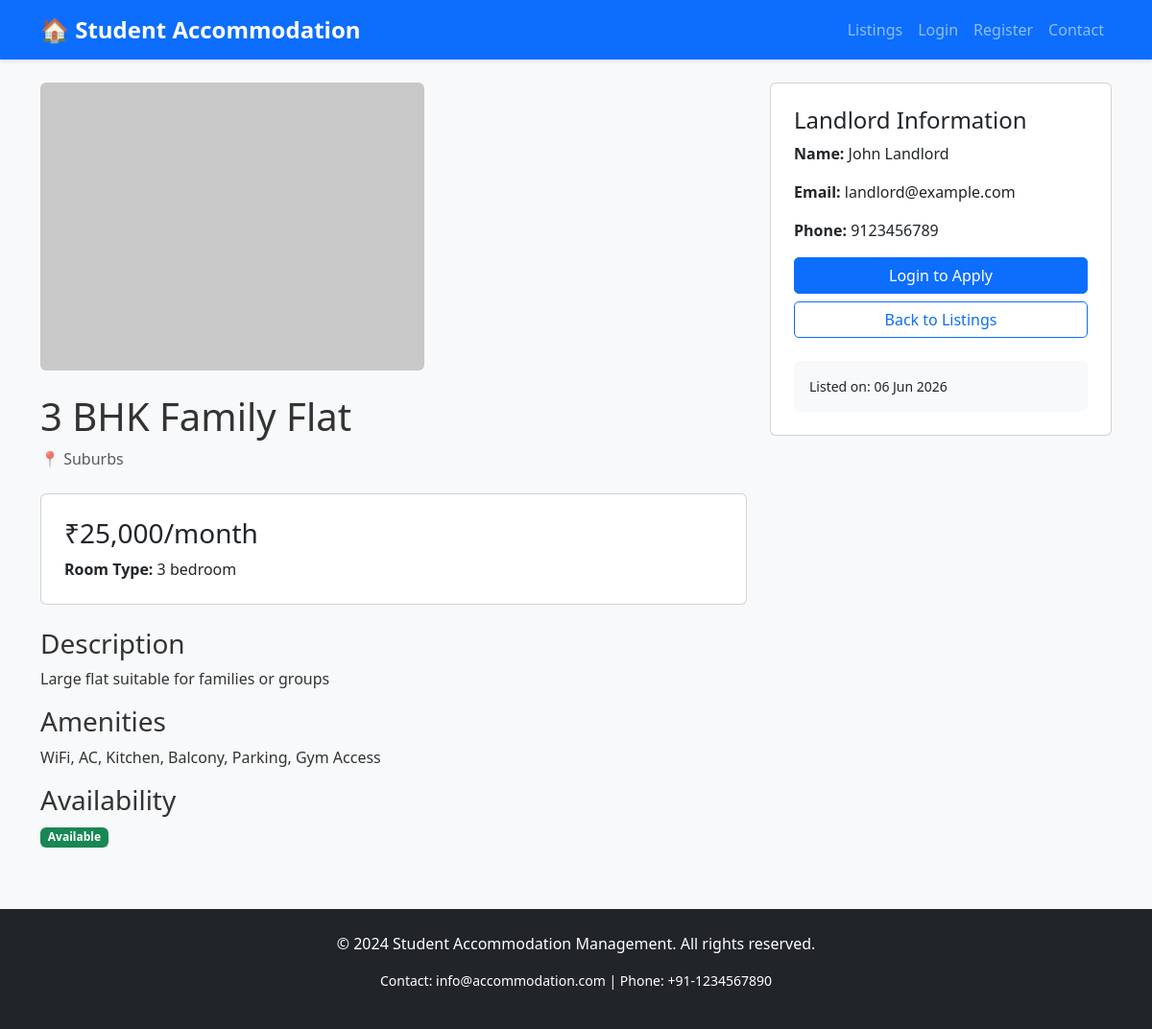
The app's page /property_details.php?id=3 with its own data.
### tables this page shows
CREATE TABLE properties (
    id INT PRIMARY KEY AUTO_INCREMENT,
    landlord_id INT NOT NULL,
    title VARCHAR(200) NOT NULL,
    description TEXT,
    location VARCHAR(200) NOT NULL,
    price INT NOT NULL,
    room_type VARCHAR(50) NOT NULL,
    status ENUM('available', 'occupied', 'unavailable') DEFAULT 'available',
    amenities TEXT,
    created_at TIMESTAMP DEFAULT CURRENT_TIMESTAMP,
    updated_at TIMESTAMP DEFAULT CURRENT_TIMESTAMP ON UPDATE CURRENT_TIMESTAMP,
    FOREIGN KEY (landlord_id) REFERENCES users(id) ON DELETE CASCADE
);

CREATE TABLE users (
    id INT PRIMARY KEY AUTO_INCREMENT,
    full_name VARCHAR(100) NOT NULL,
    email VARCHAR(100) UNIQUE NOT NULL,
    password VARCHAR(255) NOT NULL,
    role ENUM('student', 'landlord', 'admin') NOT NULL,
    phone VARCHAR(15),
    created_at TIMESTAMP DEFAULT CURRENT_TIMESTAMP,
    updated_at TIMESTAMP DEFAULT CURRENT_TIMESTAMP ON UPDATE CURRENT_TIMESTAMP
);

### includes/auth_check.php (called while the page is built, shortened)
<?php
function isLoggedIn() {
    return isset($_SESSION['user_id']);
}
?>

### property_details.php (the view, shortened to what this page needs)
<?php
include 'includes/header.php';
$propertyId = $_GET['id'] ?? null;
$result = $conn->query("SELECT p.*, u.* FROM properties p JOIN users u ON p.landlord_id = u.id WHERE p.id = " . (int)$propertyId);
$property = $result->fetch_assoc();
?>
<div class="row">
    <div class="col-md-8">
        <img src="assets/images/placeholder.jpg" alt="<?php echo htmlspecialchars($property['title']); ?>" class="img-fluid rounded mb-4">
        <h1><?php echo htmlspecialchars($property['title']); ?></h1>
        <p class="text-muted mb-4">
            📍 <?php echo htmlspecialchars($property['location']); ?>
        </p>
        <div class="card mb-4 p-4">
            <h3 class="price">₹<?php echo number_format($property['price']); ?>/month</h3>
            <p class="mb-0"><strong>Room Type:</strong> <?php echo htmlspecialchars($property['room_type']); ?></p>
        </div>
        <h3>Description</h3>
        <p><?php echo nl2br(htmlspecialchars($property['description'])); ?></p>
        <h3>Amenities</h3>
        <p><?php echo nl2br(htmlspecialchars($property['amenities'])); ?></p>
        <h3>Availability</h3>
        <p>
            <span class="badge bg-success">
                <?php echo ucfirst($property['status']); ?>
            </span>
        </p>
    </div>
    <div class="col-md-4">
        <div class="card p-4 sticky-top">
            <h4>Landlord Information</h4>
            <p><strong>Name:</strong> <?php echo htmlspecialchars($property['full_name']); ?></p>
            <p><strong>Email:</strong> <?php echo htmlspecialchars($property['email']); ?></p>
            <p><strong>Phone:</strong> <?php echo htmlspecialchars($property['phone']); ?></p>
            <?php if (isLoggedIn() && userRole() == 'student'): ?>
                <a href="apply.php?id=<?php echo $property['id']; ?>" class="btn btn-primary w-100 mb-2">
                    Apply Now
                </a>
            <?php elseif (!isLoggedIn()): ?>
                <a href="login.php" class="btn btn-primary w-100 mb-2">
                    Login to Apply
                </a>
            <?php endif; ?>
            <a href="listings.php" class="btn btn-outline-primary w-100">
                Back to Listings
            </a>
            <div class="mt-4 p-3 bg-light rounded">
                <p class="small mb-0">
                    Listed on: <?php echo date('d M Y', strtotime($property['created_at'])); ?>
                </p>
            </div>
        </div>
    </div>
</div>
<?php include 'includes/footer.php'; ?>

### assets/css/style.css (style rules this page uses)
:root { --primary-color: #0d6efd; --secondary-color: #ffffff; --accent-color: #ff8c00; --neutral-color: #6c757d; }
* { margin: 0; padding: 0; box-sizing: border-box; }
body { font-family: 'Segoe UI', Tahoma, Geneva, Verdana, sans-serif; background-color: #f8f9fa; color: #333; }
.btn { border-radius: 5px; font-weight: 500; }
.btn-primary { background-color: var(--primary-color); border-color: var(--primary-color); }

### records on screen
properties: title "3 BHK Family Flat", location "Suburbs", price "25,000", room_type "3 bedroom", description "Large flat suitable for families or groups", amenities "WiFi, AC, Kitchen, Balcony, Parking, Gym Access", status "Available", landlord.full_name "John Landlord", landlord.email "landlord@example.com", landlord.phone "9123456789", landlord.created_at "06 Jun 2026"
